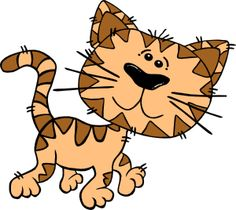
#> input picture Machine/ImageProc/image1.png, 236 x 210 px
$ python -i im_proc.py   (imports and definitions only)   (older library calls are emulated)
#> lines starting #> are read from the running program, lines starting #| are printed output that depends on the picture; after the words box and inside, x2 and y2 are one past the last pixel; in counts of white or black regions, pixels touching at a corner belong together
import cv2
import time
from numpy.linalg import norm
from numpy import sum, average
import numpy as np

# [80 lines left out: functions find, compare_images, normalize, work, work_OLD, gblurring and 2 more, not called in this run]


def searchchangepixel (resultant_image):

#> called with resultant_image = 'image1.png'
    img = cv2.imread(resultant_image, 0)
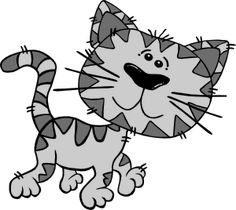
#> img: shape (210, 236); min 0, max 255, mean 199
    (ret, thresh) = cv2.threshold(img, 127, 255, 0)
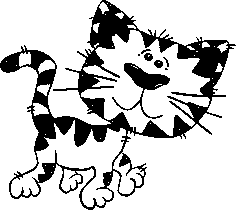
#> thresh: shape (210, 236); 78.5% white; 8 black regions (2 under 20 px)
    #print (cv2.findContours(thresh, 1, 2))
    #print (len(cv2.findContours(thresh, 1, 2)))
    uglyvar, contours, hierarchy = cv2.findContours(thresh, 1, 2)
#> contours = 62 contours, 41 with area under 20; largest, box (x1, y1, x2, y2) and area: (93, 46, 236, 210) 10124, (81, 30, 210, 136) 7246, (0, 0, 111, 125) 6737, (0, 66, 94, 210) 5303, (106, 0, 236, 46) 4042
    x = []
    for i in range(len(contours)):
        cnt = contours[i]
        print(cv2.contourArea(cnt))
        x.append(cv2.contourArea(cnt))
#> this loop made 62 passes
#> cnt on passes 1, 2, 3, 4, 5, 7, 8, 9, 10, 11, 12, 13: [[108, 182]], [[68, 178], [69, 177], [70, 178], [69, 179]], [[31, 177], [32, 176], [33, 177], [32, 178]], [[110, 174]], [[51, 172]], [[53, 166]], [[45, 165]], [[126, 158]], [[100, 138]], [[45, 134]], [[179, 129]], [[150, 123]]
#| 0.0
#| 2.0
#| 2.0
#| 0.0
#| 0.0
#| 230.5
#| 0.0
#| 0.0
#> (further printed lines are left out)
#> after the loop, x = 62 values, max 10123.5 at index 43, min 0 at index 0, mean 625.5
    print(max(x))
#| 10123.5
    large = x.index(max(x))
#> large = 43
    cnt = contours[large]
#> cnt = contour of 358 points, box (x1, y1, x2, y2) (93, 46, 236, 210), area 10124
    x,y,w,h = cv2.boundingRect(cnt)
#> x = 93; y = 46; w = 143; h = 164
    cv2.rectangle(img, (x,y), (x+w, y+h), (0,255,0),2)
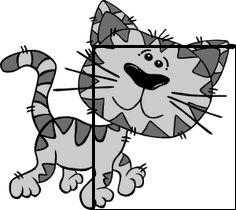
#> img: shape (210, 236); 2.39% of pixels changed, all inside (x1, y1, x2, y2) = (92, 45, 236, 210)
    cv2.imwrite("something.jpg", img)
    listrequest = [0,0,0,0]
    listrequest[0] = x
    listrequest[1] = y
    listrequest[2] = x+w
    listrequest[3] = y+h
    return( x, y, w, h )# where x, y is the coordinate of the upper left coordinate,

# [4 lines left out: function crop, not called in this run]
    #cv2.imshow("cropped", crop_img)
    #.waitkey(0)


# [2 lines not run here, left out]

>>> result = searchchangepixel('image1.png')
#> result = (93, 46, 143, 164)
